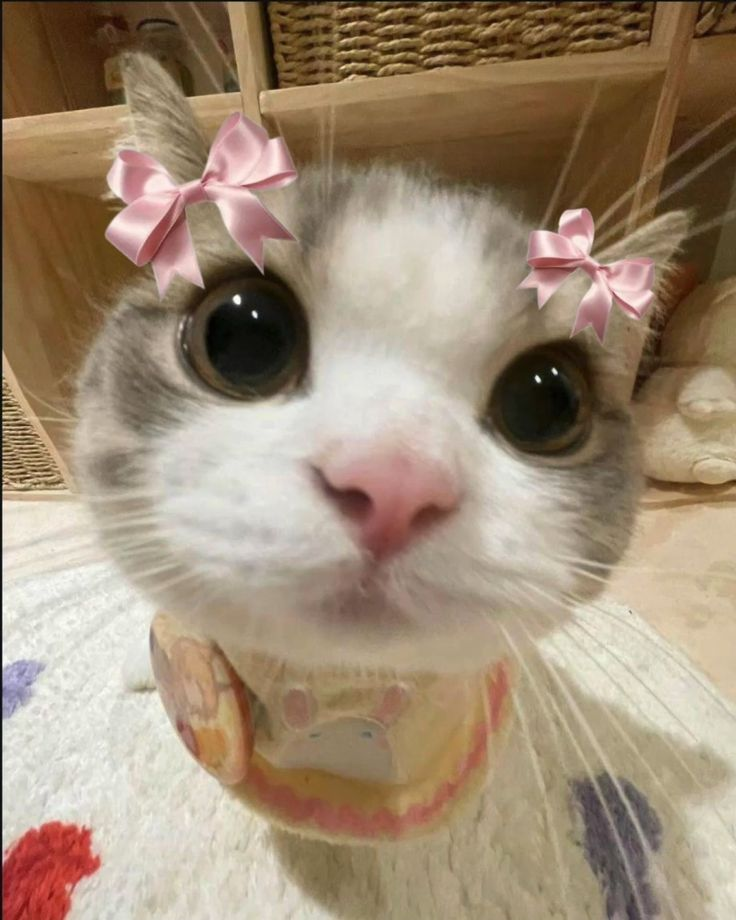
#> input picture PraktikumP3/input_images/1.jpg, 736 x 920 px; its folder holds only this picture in this run
$ python PraktikumP3.py
#> lines starting #> are read from the running program, lines starting #| are printed output that depends on the picture
import cv2
import os
import matplotlib.pyplot as plt

# Direktori input dan output
input_dir = 'input_images/'
output_dirs = {
    'resized': 'output_images/resized/',
    'cropped': 'output_images/cropped/',
    'flipped': 'output_images/flipped/',
    'rotated': 'output_images/rotated/'
}

# Membuat folder output jika belum ada
for dir in output_dirs.values():
    try:
        os.makedirs(dir, exist_ok=True)
        print(f"Folder dibuat: {dir}")
    except Exception as e:
        print(f"Gagal membuat folder {dir}: {e}")

# Mendapatkan daftar file gambar di direktori input
images = [f for f in os.listdir(input_dir) if f.endswith(('.jpg', '.jpeg', '.png'))][:10]

# Memproses setiap gambar
for image_name in images:
    image_path = os.path.join(input_dir, image_name)
    image = cv2.imread(image_path)
#> image is the input picture: shape (920, 736, 3); mean B, G, R 116.4, 138.9, 158.6

    if image is None:
        print(f"Gagal membaca gambar: {image_name}")
        continue

    try:
        # Resize gambar dengan mempertahankan rasio aspek
        resized = cv2.resize(image, (400, 400), interpolation=cv2.INTER_AREA)
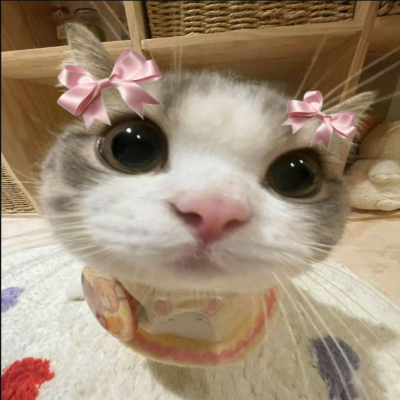
#> resized: shape (400, 400, 3); mean B, G, R 116.4, 138.9, 158.6
        resized_path = os.path.join(output_dirs['resized'], image_name)
        if not cv2.imwrite(resized_path, resized):
            print(f"Gagal menyimpan resize gambar: {resized_path}")
    except Exception as e:
        print(f"Gagal melakukan resize pada gambar {image_name}: {e}")

    try:
        # Crop gambar
        cropped = image[50:300, 50:300]
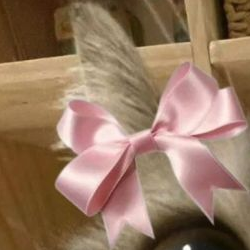
#> cropped: shape (250, 250, 3); mean B, G, R 96.2, 119.3, 148.8
        cropped_path = os.path.join(output_dirs['cropped'], image_name)
        if not cv2.imwrite(cropped_path, cropped):
            print(f"Gagal menyimpan crop gambar: {cropped_path}")
    except Exception as e:
        print(f"Gagal melakukan crop pada gambar {image_name}: {e}")

    try:
        # Flip gambar (horizontal)
        flipped = cv2.flip(image, 1)
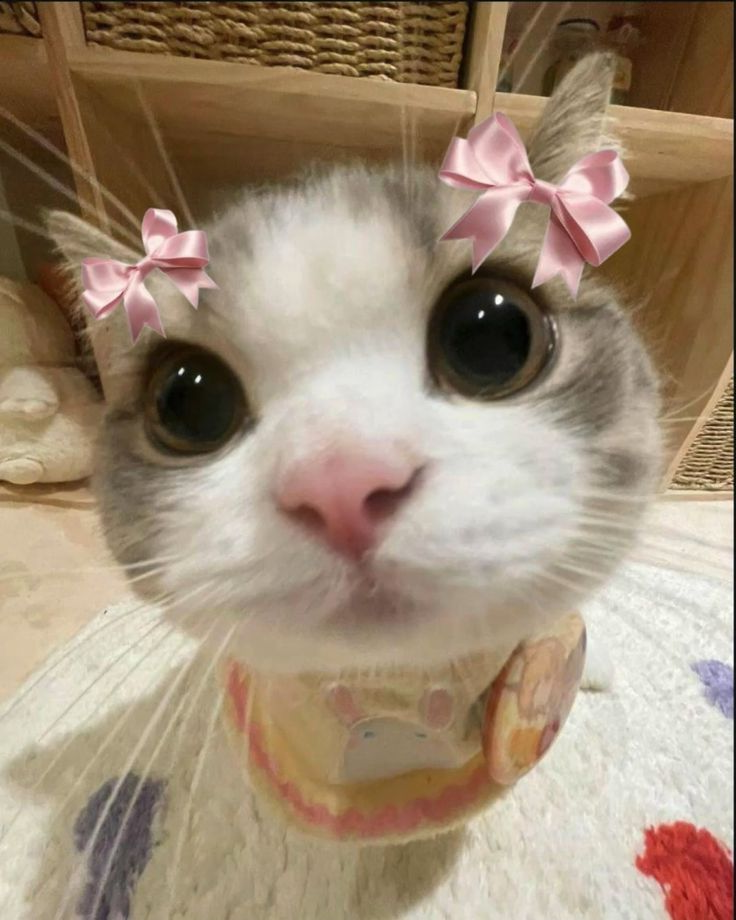
#> flipped: shape (920, 736, 3); mean B, G, R 116.4, 138.9, 158.6
        flipped_path = os.path.join(output_dirs['flipped'], image_name)
        if not cv2.imwrite(flipped_path, flipped):
            print(f"Gagal menyimpan flip gambar: {flipped_path}")
    except Exception as e:
        print(f"Gagal melakukan flip pada gambar {image_name}: {e}")

    try:
        # Rotate gambar 90 derajat searah jarum jam
        (h, w) = image.shape[:2]
        center = (w / 2, h / 2)
        M = cv2.getRotationMatrix2D(center, -90, 1.0)
        rotated = cv2.warpAffine(image, M, (w, h))
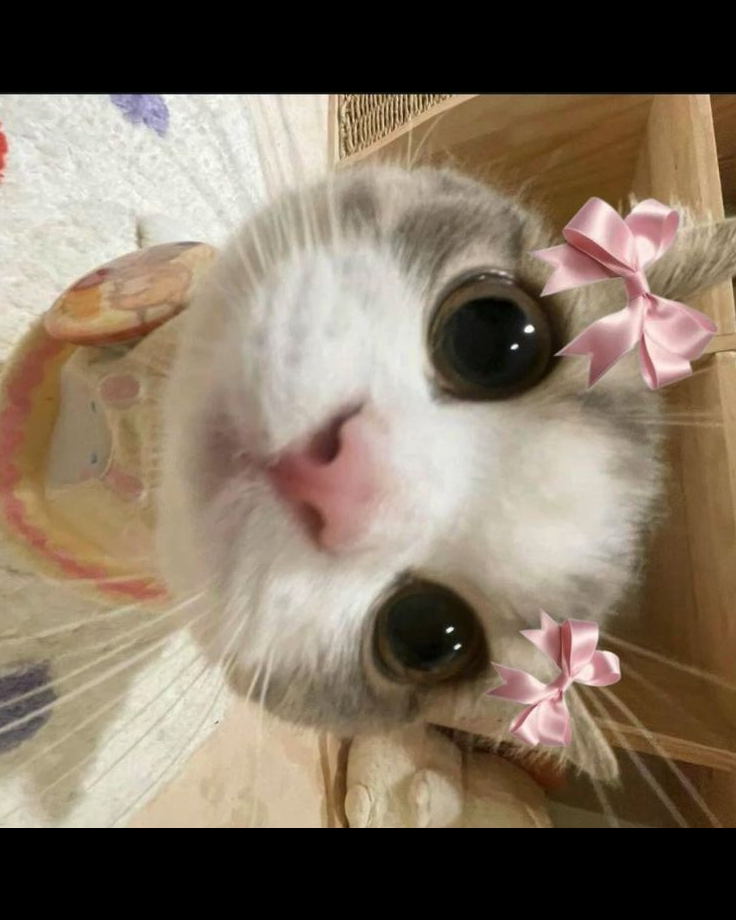
#> rotated: shape (920, 736, 3); mean B, G, R 98.7, 115.8, 130.5
        rotated_path = os.path.join(output_dirs['rotated'], image_name)
        if not cv2.imwrite(rotated_path, rotated):
            print(f"Gagal menyimpan rotate gambar: {rotated_path}")
    except Exception as e:
        print(f"Gagal melakukan rotasi pada gambar {image_name}: {e}")

    print(f"Berhasil memproses gambar: {image_name}")

print("Semua gambar telah diproses dan disimpan di direktori output.")

$ run again, on PraktikumP3/input_images/4.jpg
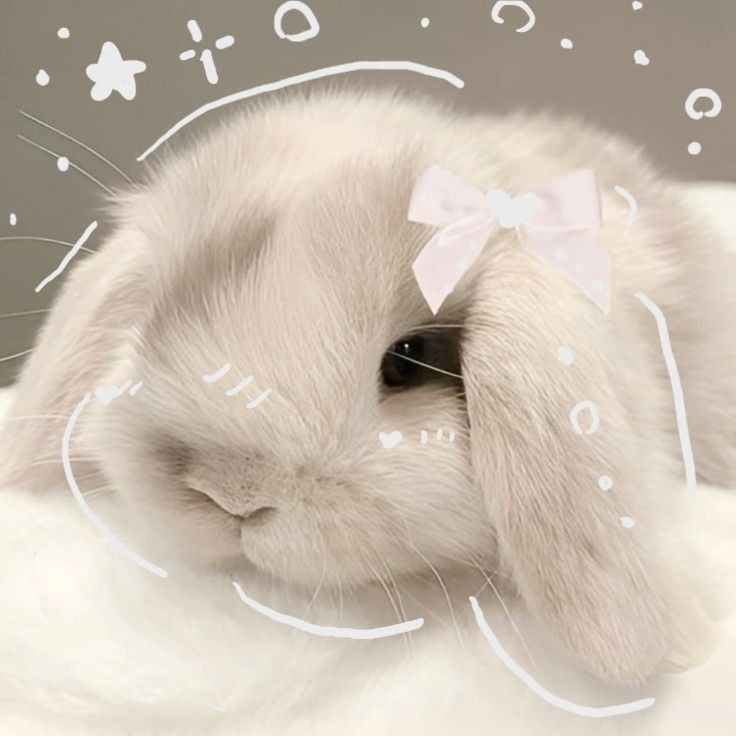
#> input picture PraktikumP3/input_images/4.jpg, 736 x 736 px
#> image is the input picture: shape (736, 736, 3); mean B, G, R 177.2, 190.5, 202.2
#> `flipped = cv2.flip(image, 1)`:
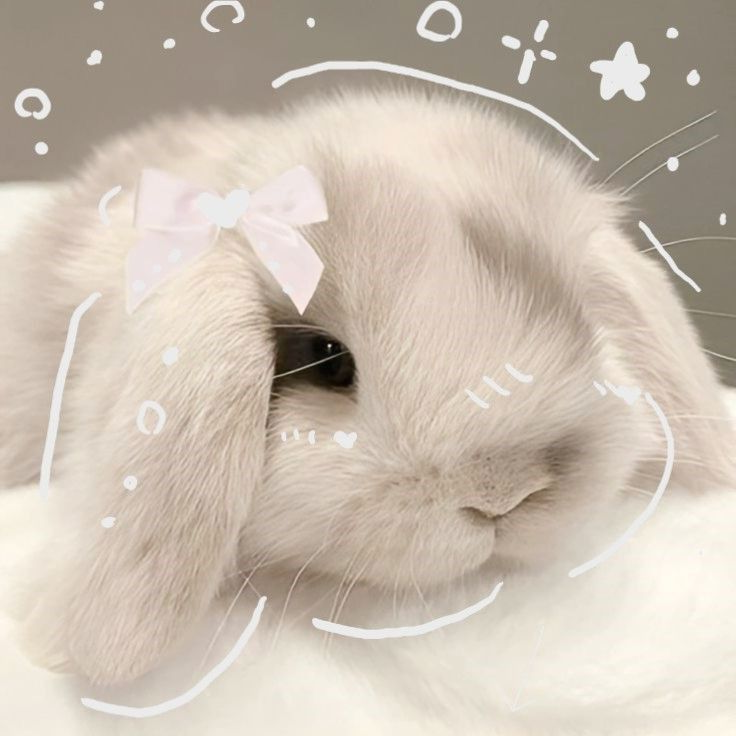
#> flipped: shape (736, 736, 3); mean B, G, R 177.2, 190.5, 202.2
#> `rotated = cv2.warpAffine(image, M, (w, h))`:
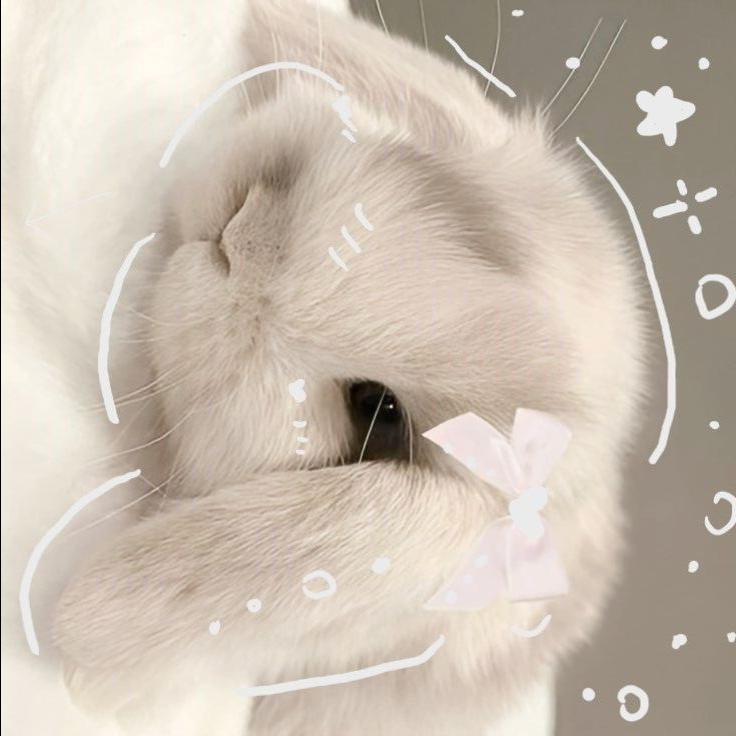
#> rotated: shape (736, 736, 3); mean B, G, R 177, 190.3, 202

$ run again, on PraktikumP3/input_images/6.jpg
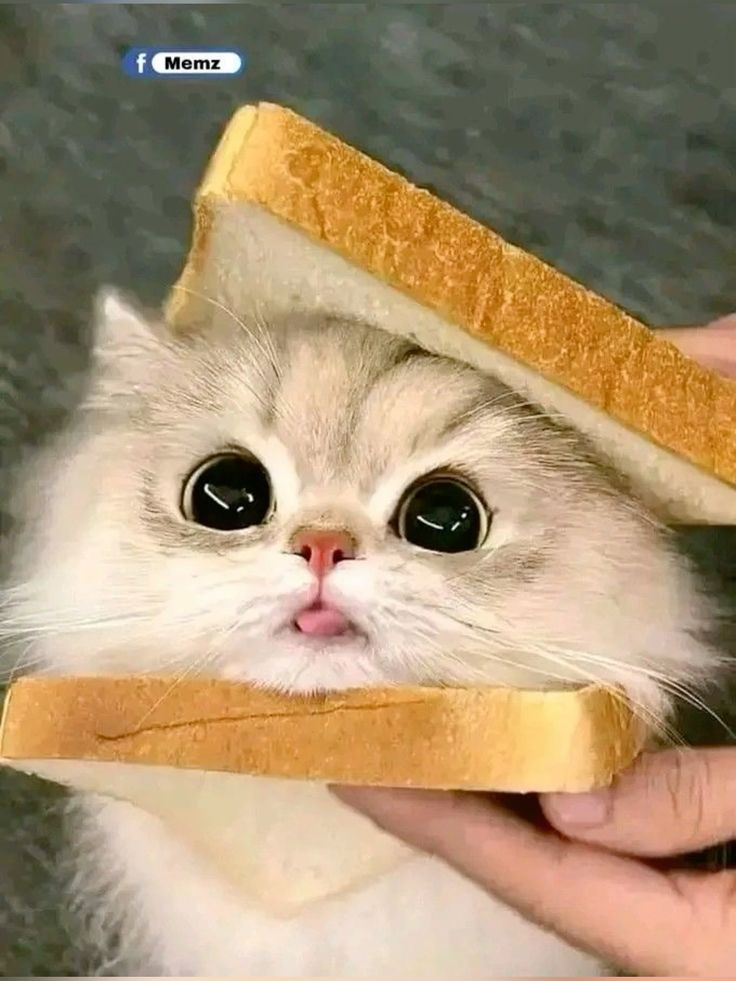
#> input picture PraktikumP3/input_images/6.jpg, 736 x 981 px
#> image is the input picture: shape (981, 736, 3); mean B, G, R 115.1, 146.9, 170.3
#> `flipped = cv2.flip(image, 1)`:
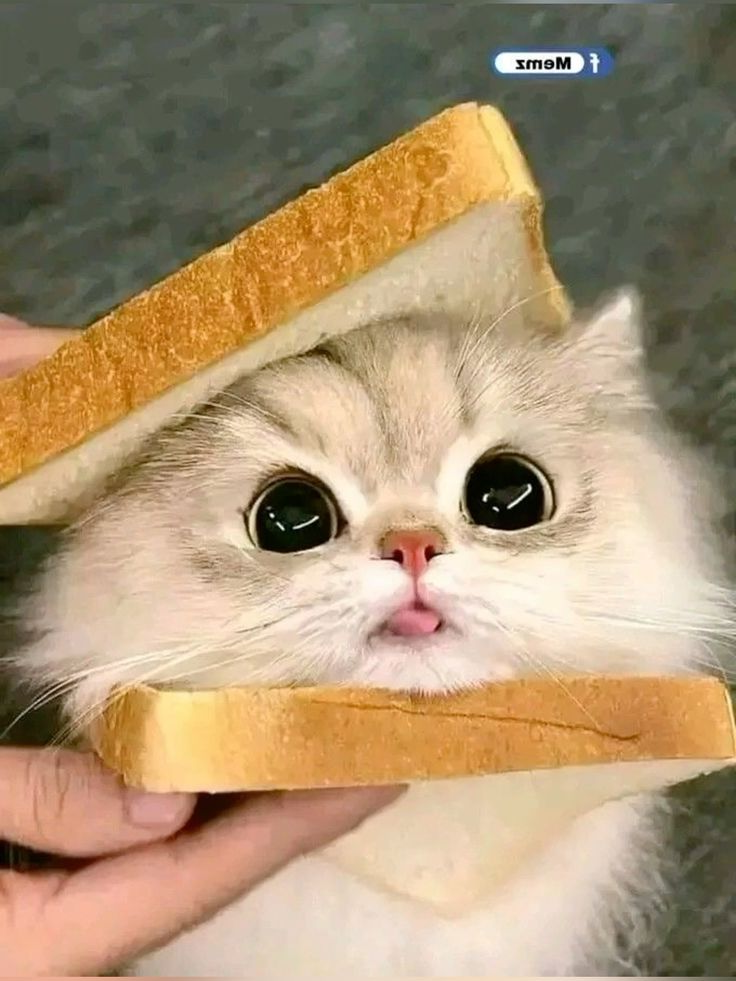
#> flipped: shape (981, 736, 3); mean B, G, R 115.1, 146.9, 170.3
#> `rotated = cv2.warpAffine(image, M, (w, h))`:
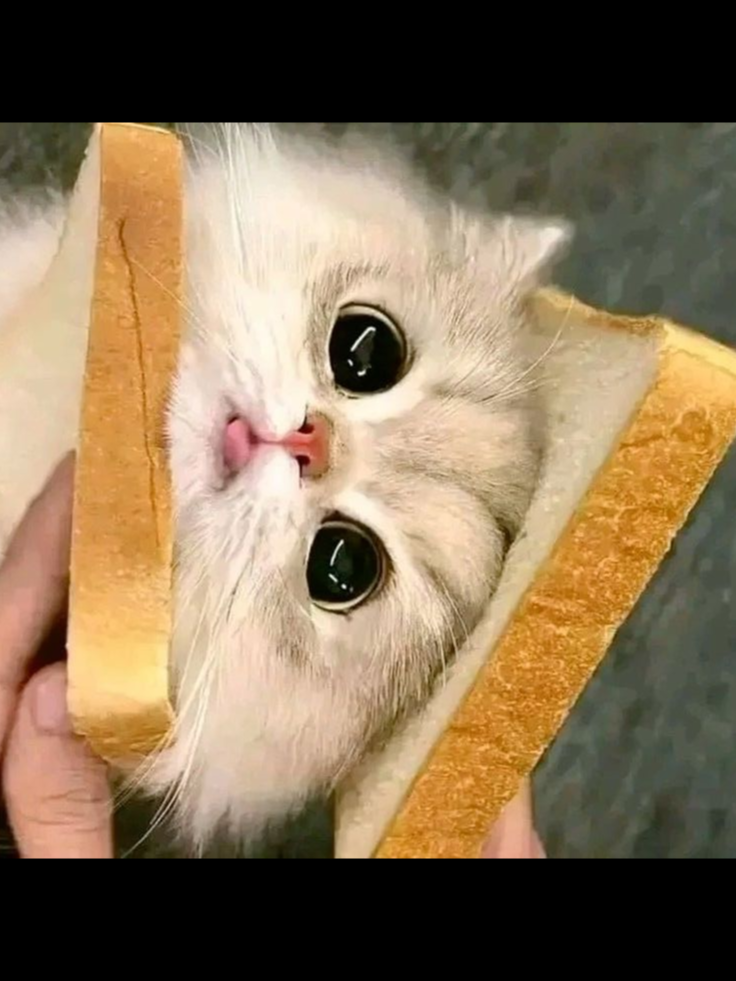
#> rotated: shape (981, 736, 3); mean B, G, R 85.8, 113.4, 134.2
